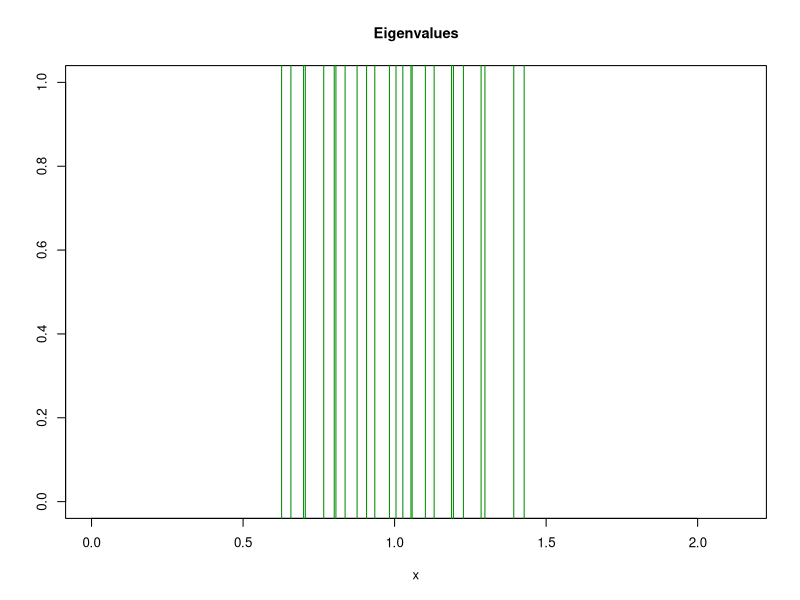
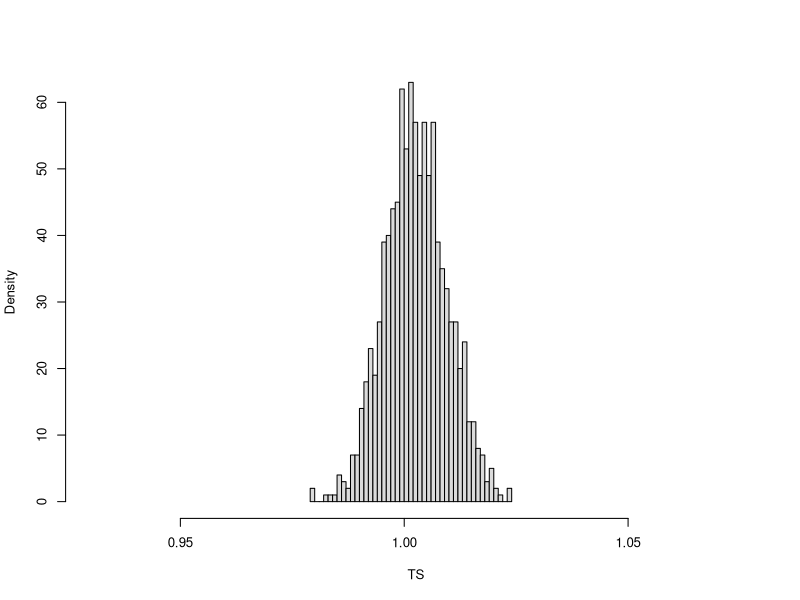
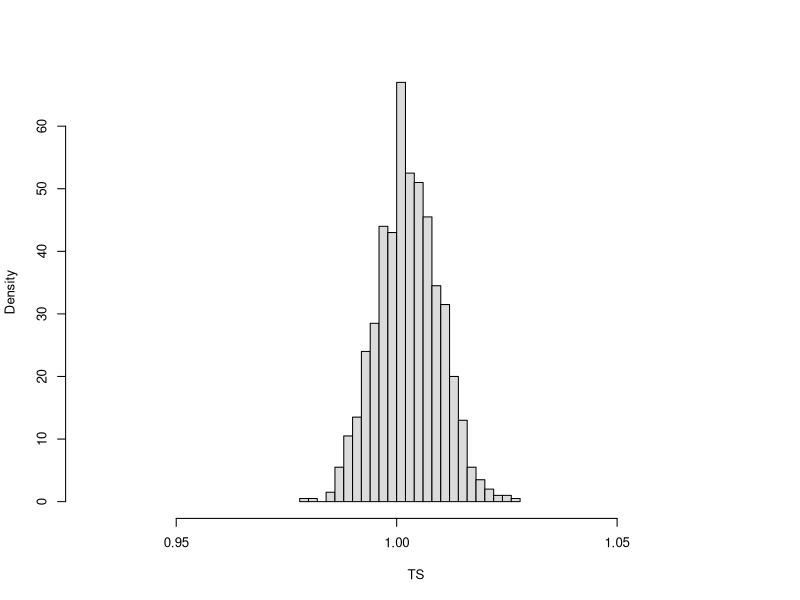
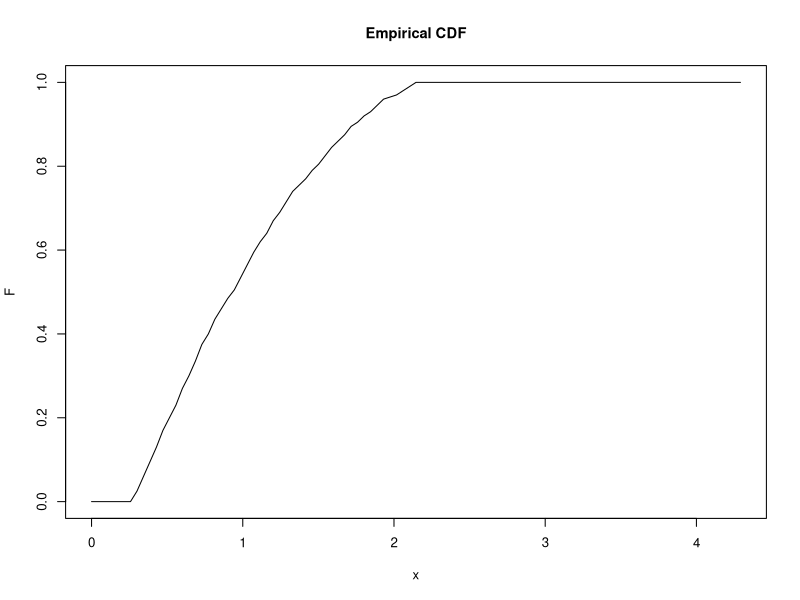
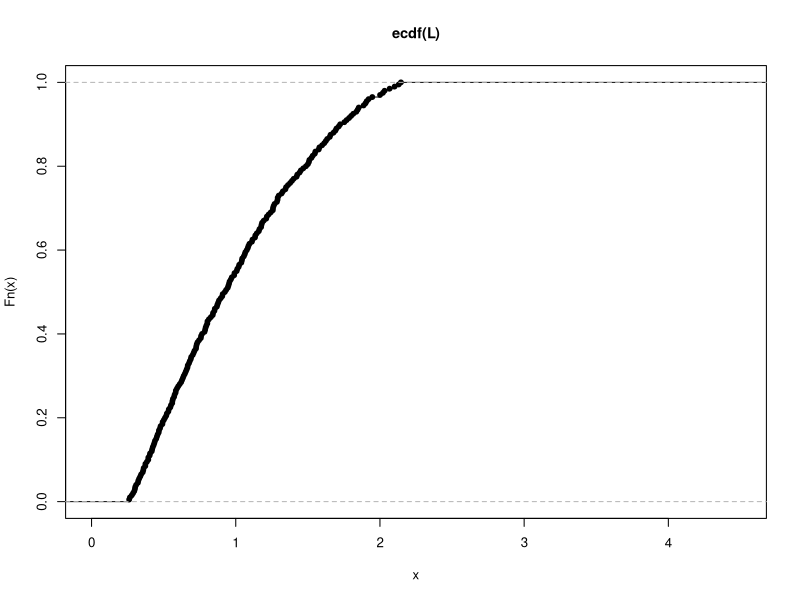
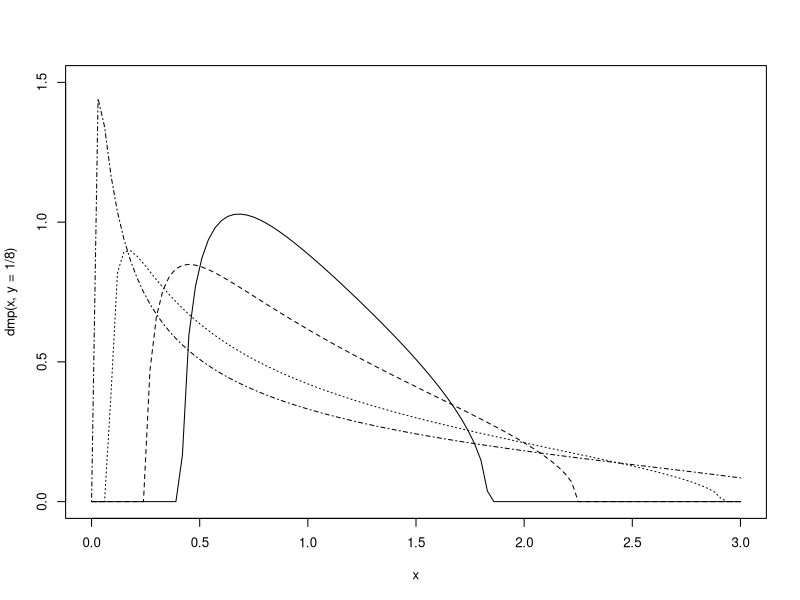
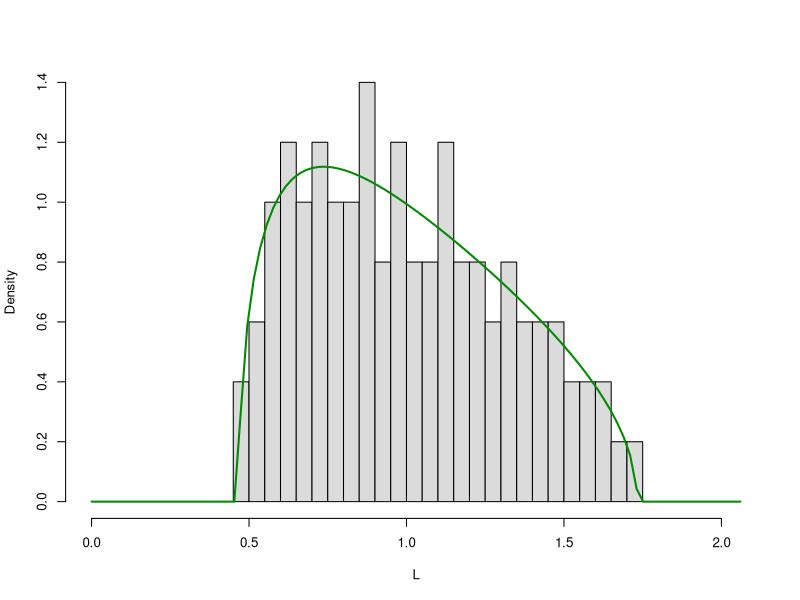
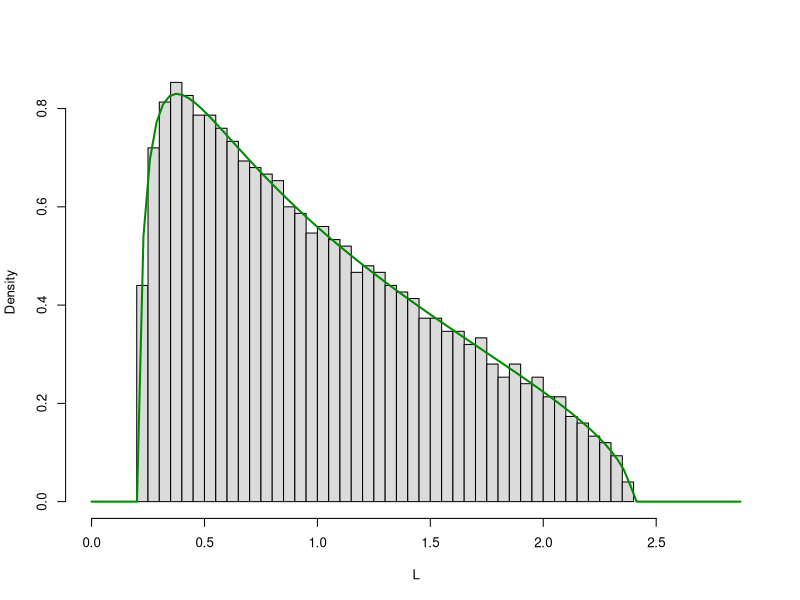

These figures' R source, in order: (Note: a time limit stopped this script after it produced the figures.)
## ---- chunk 1
par(family="sans", cex=0.8, cex.axis=1.0, cex.lab=1.0, cex.main=1.1, cex.sub=1.0)
## ---- chunk 2
p = 50
n = 500

# X = matrix(rnorm(p*n), p, n)
# Sn = X %*% t(X) / (n-1)

X = matrix(rnorm(p*n), n, p)
Sn = cov(X)

dim(Sn)
## ---- chunk 3
p/n
## ---- chunk 4
L = eigen(Sn, only.values = TRUE)$values
## ---- chunk 5
length(L)
## ---- chunk 6
min(L)
## ---- chunk 7
max(L)
## ---- chunk 8
Q = matrix(rnorm(p*p), p, p)
dim(Q)
## ---- chunk 9
eigen(Q)$values
## ---- chunk 10
p = 25
n = 500

X = matrix(rnorm(p*n), p, n)
Sn = X %*% t(X) / (n-1)

L=eigen(Sn)$values

plot(c(0,1.5*max(L)), c(0,1), type='n', xlab='x', ylab='', main="Eigenvalues")

abline(v=L, col='green4')
## ---- chunk 11
p = 200
n = 800
X = matrix(rnorm(p*n), p, n)
Sn = X %*% t(X) / (n-1)
## ---- chunk 12
L = eigen(Sn)$values
GV = sum(log(L))/p
## ---- chunk 13
GV
## ---- chunk 14
N = 1000

p = 100
n = 400

TS = numeric(N)

for (i in 1:N) { # repeat sim
  X = matrix(rnorm(p*n), p, n)
  Sn = X %*% t(X) / (n-1)
  L = eigen(Sn, only.values = TRUE)$values
  TS[i] = sum(L)/p
}
## ---- chunk 15
hist(TS, breaks=p/3, xlim=c(0.95*min(TS),1.05*max(TS)), freq=FALSE, col='gray86', main='')
## ---- chunk 16
N = 1000

p = 100
n = 400

TS = replicate(N, {
  X = matrix(rnorm(p*n), p, n)
  Sn = X %*% t(X) / (n-1)
  L = eigen(Sn, only.values = TRUE)$values
  sum(L)/p
})
## ---- chunk 17
hist(TS, breaks=p/3, xlim=c(0.95*min(TS),1.05*max(TS)), freq=FALSE, col='gray86', main='')
## ---- chunk 18
p = 200
n = 800
X = matrix(rnorm(p*n), p, n)
Sn = X %*% t(X) / (n-1)
L=eigen(Sn)$values
## ---- chunk 19
F = Vectorize(function(z) {
  total = 0.
  for (i in 1:p) {
    if (L[i] <= z) {
      total = total + 1
    }
  }
  return (total/p)
})
## ---- chunk 20
z = seq(0, 1, 0.1)
z
## ---- chunk 21
F(z)
## ---- chunk 22
plot(F, from=0., to=2*max(L), main="Empirical CDF")
## ---- chunk 23
h = ecdf(L)
plot(h, xlim=c(0,4.5))
## ---- chunk 24
dmp = function(x, y, sigma=1) {
  a = (1-sqrt(y))^2
  b = (1+sqrt(y))^2
  suppressWarnings(ifelse((x <= a) | (x >= b), 0, 
                          sqrt((x - a) * (b - x))/(2 * pi * sigma * x * y)))
}
## ---- chunk 25
curve(dmp(x, y=1/8), from = 0, to = 3, lty=1, ylim=c(0,1.5))
curve(dmp(x, y=1/4), from = 0, to = 3, lty=2, add=TRUE)
curve(dmp(x, y=1/2), from = 0, to = 3, lty=3, add=TRUE)
curve(dmp(x, y=3/4), from = 0, to = 3, lty=4, add=TRUE)
## ---- chunk 26
p = 100
n = 500
X = matrix(rnorm(p*n), p, n)
Sn = X %*% t(X) / n
dim(Sn)
## ---- chunk 27
L=eigen(Sn, only.values = TRUE)$values
## ---- chunk 28
y = 0.2 # p / n
n = 1000
p = as.integer(y * n)
print(p * p)
## ---- chunk 29
y = 0.1 # p / n
n = 1000
p = as.integer(y * n)

X = matrix(rnorm(p*n), p, n)
Sn = X %*% t(X) / (n-1)

L=eigen(Sn, only.values = TRUE)$values

hist(L, breaks=p/3, xlim=c(0,1.2*max(L)), freq=FALSE, main='', col='gray86')

curve(dmp(x, y=p/n), from = 0, to = 1.2*max(L), lty=1, lw=2, col='green4', add=TRUE)
## ---- chunk 30
y = 0.3 # p / n
n = 5000
p = as.integer(y * n)

X = matrix(rnorm(p*n), p, n)
Sn = X %*% t(X) / (n-1)

L=eigen(Sn, only.values = TRUE)$values

hist(L, breaks=50, xlim=c(0,1.2*max(L)), freq=FALSE, main='', col='gray86')

curve(dmp(x, y=p/n), from = 0, to = 1.2*max(L), lty=1, lw=2, col='green4', add=TRUE)
## ---- chunk 31
y = 0.7 # p / n
n = 5000
p = as.integer(y * n)

X = matrix(rnorm(p*n), p, n)
Sn = X %*% t(X) / (n-1)

L = eigen(Sn, only.values = TRUE)$values

f = density(L, kernel = "cosine", bw = 0.02)

plot(f)
curve(dmp(x, y=p/n), from = 0, to = 1.2*max(L), lty=1, lw=2, col='green4', add=TRUE)
